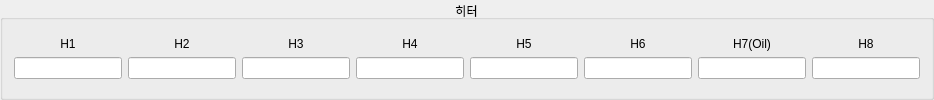
         <widget class="QGroupBox" name="groupBox_4">
          <property name="title">
           <string>히터</string>
          </property>
          <property name="alignment">
           <set>Qt::AlignCenter</set>
          </property>
          <property name="flat">
           <bool>true</bool>
          </property>
          <layout class="QGridLayout" name="gridLayout_12">
           <item row="0" column="0">
            <layout class="QGridLayout" name="gridLayout_11">
             <item row="0" column="5">
              <widget class="QLabel" name="La_Heater6">
               <property name="text">
                <string>H6</string>
               </property>
               <property name="alignment">
                <set>Qt::AlignCenter</set>
               </property>
              </widget>
             </item>
             <item row="0" column="4">
              <widget class="QLabel" name="La_Heater5">
               <property name="text">
                <string>H5</string>
               </property>
               <property name="alignment">
                <set>Qt::AlignCenter</set>
               </property>
              </widget>
             </item>
             <item row="0" column="6">
              <widget class="QLabel" name="La_Heater7">
               <property name="text">
                <string>H7(Oil)</string>
               </property>
               <property name="alignment">
                <set>Qt::AlignCenter</set>
               </property>
              </widget>
             </item>
             <item row="0" column="7">
              <widget class="QLabel" name="La_Heater8">
               <property name="text">
                <string>H8</string>
               </property>
               <property name="alignment">
                <set>Qt::AlignCenter</set>
               </property>
              </widget>
             </item>
             <item row="0" column="3">
              <widget class="QLabel" name="La_Heater4">
               <property name="text">
                <string>H4</string>
               </property>
               <property name="alignment">
                <set>Qt::AlignCenter</set>
               </property>
              </widget>
             </item>
             <item row="0" column="2">
              <widget class="QLabel" name="La_Heater3">
               <property name="text">
                <string>H3</string>
               </property>
               <property name="alignment">
                <set>Qt::AlignCenter</set>
               </property>
              </widget>
             </item>
             <item row="0" column="1">
              <widget class="QLabel" name="La_Heater2">
               <property name="text">
                <string>H2</string>
               </property>
               <property name="alignment">
                <set>Qt::AlignCenter</set>
               </property>
              </widget>
             </item>
             <item row="0" column="0">
              <widget class="QLabel" name="La_Heater1">
               <property name="sizePolicy">
                <sizepolicy hsizetype="Preferred" vsizetype="Maximum">
                 <horstretch>0</horstretch>
                 <verstretch>0</verstretch>
                </sizepolicy>
               </property>
               <property name="text">
                <string>H1</string>
               </property>
               <property name="alignment">
                <set>Qt::AlignCenter</set>
               </property>
              </widget>
             </item>
             <item row="1" column="0">
              <widget class="QLineEdit" name="Li_Heater1">
               <property name="alignment">
                <set>Qt::AlignCenter</set>
               </property>
              </widget>
             </item>
             <item row="1" column="1">
              <widget class="QLineEdit" name="Li_Heater2">
               <property name="alignment">
                <set>Qt::AlignCenter</set>
               </property>
              </widget>
             </item>
             <item row="1" column="7">
              <widget class="QLineEdit" name="Li_Heater8">
               <property name="alignment">
                <set>Qt::AlignCenter</set>
               </property>
              </widget>
             </item>
             <item row="1" column="6">
              <widget class="QLineEdit" name="Li_Heater7">
               <property name="alignment">
                <set>Qt::AlignCenter</set>
               </property>
              </widget>
             </item>
             <item row="1" column="5">
              <widget class="QLineEdit" name="Li_Heater6">
               <property name="alignment">
                <set>Qt::AlignCenter</set>
               </property>
              </widget>
             </item>
             <item row="1" column="4">
              <widget class="QLineEdit" name="Li_Heater5">
               <property name="alignment">
                <set>Qt::AlignCenter</set>
               </property>
              </widget>
             </item>
             <item row="1" column="3">
              <widget class="QLineEdit" name="Li_Heater4">
               <property name="alignment">
                <set>Qt::AlignCenter</set>
               </property>
              </widget>
             </item>
             <item row="1" column="2">
              <widget class="QLineEdit" name="Li_Heater3">
               <property name="alignment">
                <set>Qt::AlignCenter</set>
               </property>
              </widget>
             </item>
            </layout>
           </item>
          </layout>
         </widget>
